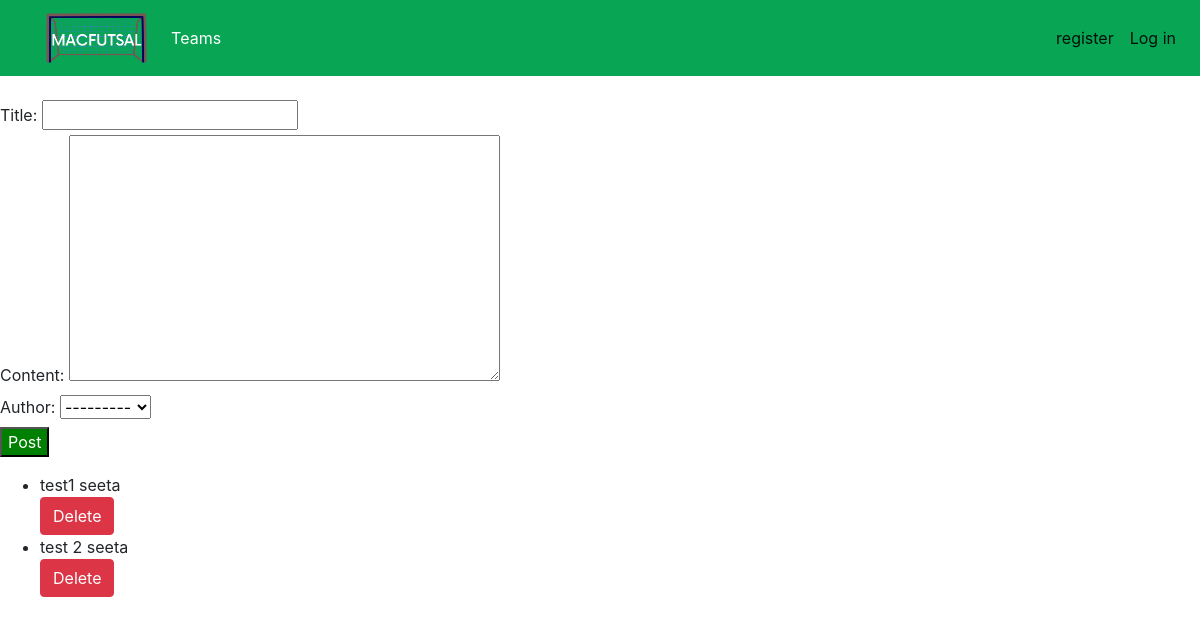
The page /adminpanel/admin_view/Posts/ on the database as committed earlier.
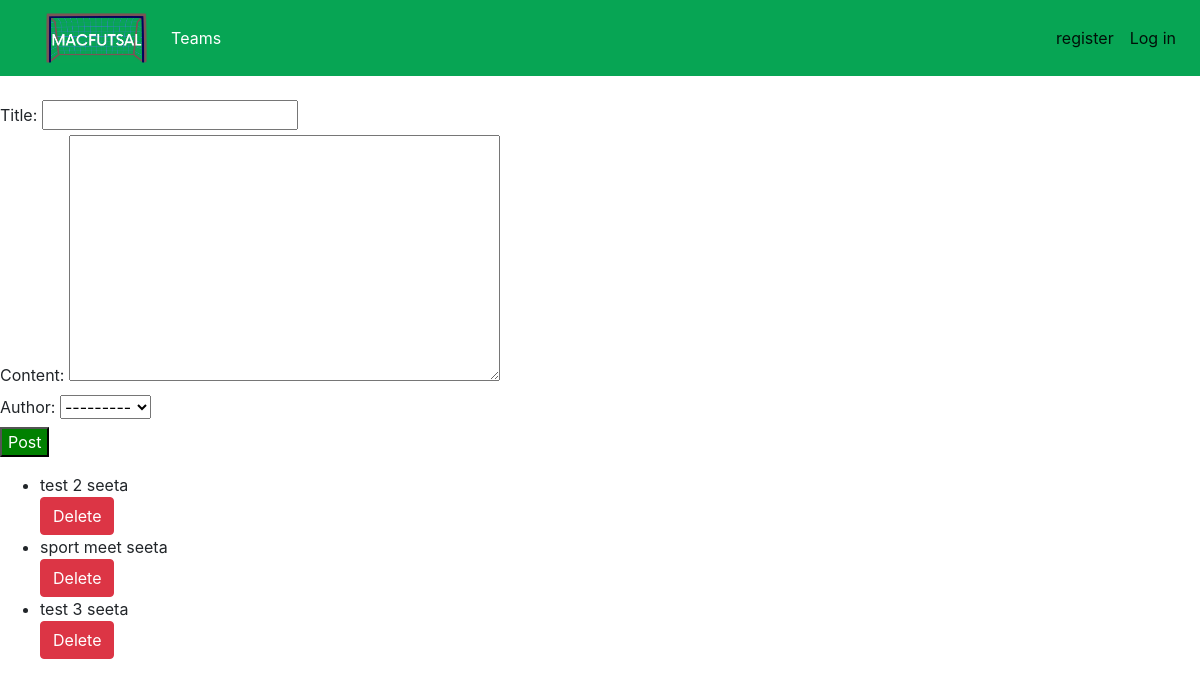
The same page on the database as committed later.
### adminpanel/models.py (models this page shows, shortened)
class Posts(models.Model):
    title = models.CharField(max_length=100)
    content = models.TextField()
    created_at = models.DateTimeField(auto_now_add=True)
    author = models.ForeignKey( User, on_delete=models.CASCADE)

### adminpanel/views.py (the view)
# urls.py: path('adminpanel/admin_view/Posts/', post_page , name='post_page'),
def post_page(request):
    form = PostForm()
    posts = Posts.objects.all()
    if request.method == "POST":
        form = PostForm(request.POST)
        if form.is_valid():
            form.save()
    context = {
        "form":form,
        "posts":posts,
    }
    return render(request,'adminpanel/Template/admin/Posts_and_Updates.html',context)

### adminpanel/forms.py
class PostForm(forms.ModelForm):
    class Meta:
        model = Posts
        fields = "__all__"

### login/context_processors.py (called while the page is built)
def groups(request):
    user = request.user
    return {
        'is_Class_Coordinator': user.groups.filter(name='Class Coordinator').exists(),
        'is_System_Handler': user.groups.filter(name='System Handler').exists(),
        'is_adminpanel': user.groups.filter(name='adminpanel').exists(),
    }

### adminpanel/Template/Admin/Posts_and_Updates.html (shortened to what this page needs)
<div>
  {% extends 'base.html' %}
  {% block main %} <br>
    <form method="post">
      {{form.as_div}}
      <button type="submit" style="background-color:green; color:rgb(255, 255, 255)" >Post</button>
    </form>
    <ul>
      {% for post in posts %}
      <li>
        {{post.title}}
        {{post.author}}
      </li>
      <a href="{% url 'adminpanel:delete_post' post.id %}" class="btn btn-danger">Delete</a>
      {% endfor %}
    </ul>
  {% endblock %}

Rows that differ between the two databases and show on the page:
removed Posts: title "test1", author "seeta"
added Posts: title "sport meet", author "seeta"
added Posts: title "test 3", author "seeta"
